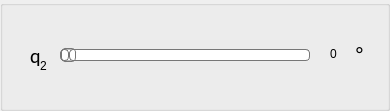
                <widget class="QGroupBox" name="q2_slider_group">
                    <property name="geometry">
                        <rect>
                            <x>40</x>
                            <y>190</y>
                            <width>390</width>
                            <height>111</height>
                        </rect>
                    </property>
                    <property name="minimumSize">
                        <size>
                            <width>2</width>
                            <height>0</height>
                        </size>
                    </property>
                    <property name="title">
                        <string />
                    </property>
                    <widget class="QLabel" name="q2_label2_2">
                        <property name="geometry">
                            <rect>
                                <x>40</x>
                                <y>50</y>
                                <width>15</width>
                                <height>31</height>
                            </rect>
                        </property>
                        <property name="text">
                            <string>2</string>
                        </property>
                    </widget>
                    <widget class="QSlider" name="q2_slider">
                        <property name="geometry">
                            <rect>
                                <x>60</x>
                                <y>40</y>
                                <width>250</width>
                                <height>30</height>
                            </rect>
                        </property>
                        <property name="styleSheet">
                            <string notr="true">QSlider::groove:horizontal {
                                border: 1px solid #bbb;
                                background: white;
                                height: 10px;
                                border-radius: 4px;
                                }

                                QSlider::sub-page:horizontal {
                                background: qlineargradient(x1: 0, y1: 0, x2: 0, y2: 1,
                                stop: 0 #66e, stop: 1 #bbf);
                                background: qlineargradient(x1: 0, y1: 0.2, x2: 1, y2: 1,
                                stop: 0 #bbf, stop: 1 #55f);
                                border: 1px solid #777;
                                height: 10px;
                                border-radius: 4px;
                                }

                                QSlider::add-page:horizontal {
                                background: #fff;
                                border: 1px solid #777;
                                height: 10px;
                                border-radius: 4px;
                                }

                                QSlider::handle:horizontal {
                                background: qlineargradient(x1:0, y1:0, x2:1, y2:1,
                                stop:0 #eee, stop:1 #ccc);
                                border: 1px solid #777;
                                width: 13px;
                                margin-top: -2px;
                                margin-bottom: -2px;
                                border-radius: 4px;
                                }

                                QSlider::handle:horizontal:hover {
                                background: qlineargradient(x1:0, y1:0, x2:1, y2:1,
                                stop:0 #fff, stop:1 #ddd);
                                border: 1px solid #444;
                                border-radius: 4px;
                                }

                                QSlider::sub-page:horizontal:disabled {
                                background: #bbb;
                                border-color: #999;
                                }

                                QSlider::add-page:horizontal:disabled {
                                background: #eee;
                                border-color: #999;
                                }

                                QSlider::handle:horizontal:disabled {
                                background: #eee;
                                border: 1px solid #aaa;
                                border-radius: 4px;
                                }</string>
                        </property>
                        <property name="orientation">
                            <enum>Qt::Horizontal</enum>
                        </property>
                    </widget>
                    <widget class="QLabel" name="q2_label2">
                        <property name="geometry">
                            <rect>
                                <x>30</x>
                                <y>40</y>
                                <width>16</width>
                                <height>31</height>
                            </rect>
                        </property>
                        <property name="styleSheet">
                            <string notr="true"> QLabel{

                                font-size: 20px;
                                font-family: Calibri;

                                }</string>
                        </property>
                        <property name="text">
                            <string>q</string>
                        </property>
                    </widget>
                    <widget class="QWidget" name="layoutWidget">
                        <property name="geometry">
                            <rect>
                                <x>330</x>
                                <y>40</y>
                                <width>51</width>
                                <height>27</height>
                            </rect>
                        </property>
                        <layout class="QHBoxLayout" name="horizontalLayout_3">
                            <property name="spacing">
                                <number>0</number>
                            </property>
                            <item>
                                <widget class="QLabel" name="q2">
                                    <property name="text">
                                        <string>0</string>
                                    </property>
                                </widget>
                            </item>
                            <item>
                                <widget class="QLabel" name="degreeLabel_2">
                                    <property name="styleSheet">
                                        <string notr="true"> QLabel{

                                            font-size: 20px;
                                            font-family: Calibri;

                                            }</string>
                                    </property>
                                    <property name="text">
                                        <string>°</string>
                                    </property>
                                </widget>
                            </item>
                        </layout>
                    </widget>
                </widget>
